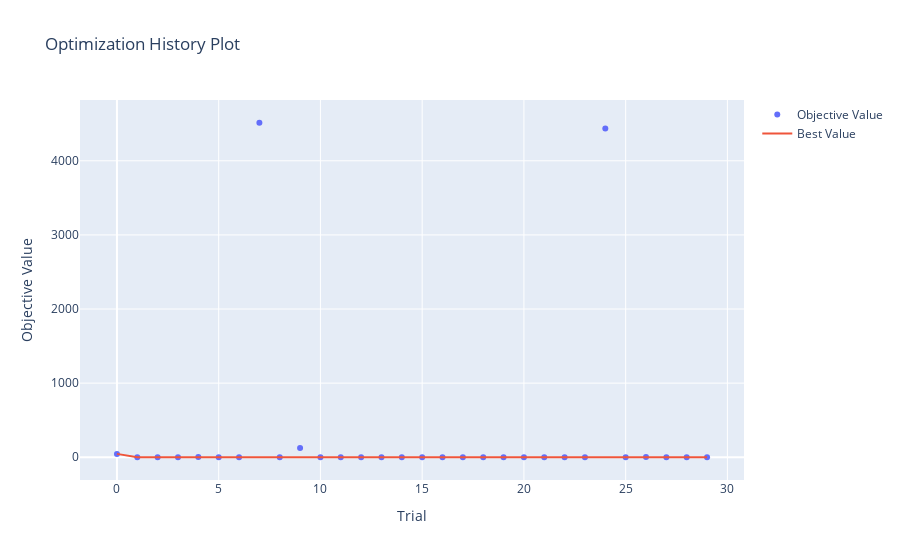

The code cell stored with this chart in its notebook:
### Code cell
# 最適化過程の解析
optuna.visualization.plot_optimization_history(study)

### Figure 1 — Plotly figure (JSON) as saved in the notebook; plotly's stock layout.template omitted (floating-point values rounded to 4 significant figures)
{"data": [{"mode": "markers", "name": "Objective Value", "type": "scatter", "x": [0, 1, 2, 3, 4, 5, 6, 7, 8, 9, 10, 11, 12, 13, 14, 15, 16, 17, 18, 19, 20, 21, 22, 23, 24, 25, 26, 27, 28, 29], "y": [45.48, 0.00877, 0.09415, 0.0483, 1.99, 0.01102, 0.01729, 4513.0, 0.1501, 123.3, 0.02441, 0.02875, 0.01302, 0.01316, 0.008672, 0.03177, 0.02994, 0.02422, 0.02963, 0.05561, 0.0326, 0.2513, 0.01432, 0.02851, 4437.0, 0.02875, 2.539, 0.01391, 0.01018, 0.02031]}, {"mode": "lines", "name": "Best Value", "type": "scatter", "x": [0, 1, 2, 3, 4, 5, 6, 7, 8, 9, 10, 11, 12, 13, 14, 15, 16, 17, 18, 19, 20, 21, 22, 23, 24, 25, 26, 27, 28, 29], "y": [45.48, 0.00877, 0.00877, 0.00877, 0.00877, 0.00877, 0.00877, 0.00877, 0.00877, 0.00877, 0.00877, 0.00877, 0.00877, 0.00877, 0.008672, 0.008672, 0.008672, 0.008672, 0.008672, 0.008672, 0.008672, 0.008672, 0.008672, 0.008672, 0.008672, 0.008672, 0.008672, 0.008672, 0.008672, 0.008672]}, {"marker": {"color": "#cccccc"}, "mode": "markers", "name": "Infeasible Trial", "showlegend": false, "type": "scatter", "x": [], "y": []}], "layout": {"title": {"text": "Optimization History Plot"}, "xaxis": {"title": {"text": "Trial"}}, "yaxis": {"title": {"text": "Objective Value"}}}}
